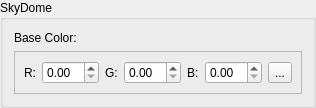
         <widget class="QGroupBox" name="skyDomeGroupBox" >
          <property name="title" >
           <string>SkyDome</string>
          </property>
          <layout class="QGridLayout" name="gridLayout_28" >
           <item row="0" column="0" >
            <widget class="QLabel" name="label_98" >
             <property name="text" >
              <string>Base Color:</string>
             </property>
            </widget>
           </item>
           <item row="1" column="0" >
            <widget class="QFrame" name="frame_12" >
             <property name="frameShape" >
              <enum>QFrame::StyledPanel</enum>
             </property>
             <property name="frameShadow" >
              <enum>QFrame::Plain</enum>
             </property>
             <layout class="QHBoxLayout" name="horizontalLayout_11" >
              <item>
               <widget class="QLabel" name="label_95" >
                <property name="text" >
                 <string>R:</string>
                </property>
               </widget>
              </item>
              <item>
               <widget class="QDoubleSpinBox" name="skyDomeRedEdit" />
              </item>
              <item>
               <widget class="QLabel" name="label_96" >
                <property name="text" >
                 <string>G:</string>
                </property>
               </widget>
              </item>
              <item>
               <widget class="QDoubleSpinBox" name="skyDomeGreenEdit" />
              </item>
              <item>
               <widget class="QLabel" name="label_97" >
                <property name="text" >
                 <string>B:</string>
                </property>
               </widget>
              </item>
              <item>
               <widget class="QDoubleSpinBox" name="skyDomeBlueEdit" />
              </item>
              <item>
               <widget class="QToolButton" name="skyDomeColorButton" >
                <property name="text" >
                 <string>...</string>
                </property>
               </widget>
              </item>
             </layout>
            </widget>
           </item>
          </layout>
         </widget>
